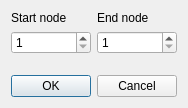
<?xml version="1.0" encoding="UTF-8"?>
<ui version="4.0">
 <class>TwoNodesDialog</class>
 <widget class="QDialog" name="TwoNodesDialog">
  <property name="geometry">
   <rect>
    <x>0</x>
    <y>0</y>
    <width>175</width>
    <height>108</height>
   </rect>
  </property>
  <property name="windowTitle">
   <string>Select two nodes</string>
  </property>
  <property name="locale">
   <locale language="English" country="UnitedStates"/>
  </property>
  <layout class="QVBoxLayout" name="verticalLayout">
   <item>
    <layout class="QGridLayout" name="gridLayout">
     <item row="0" column="0">
      <widget class="QLabel" name="lblStart">
       <property name="text">
        <string>Start node</string>
       </property>
      </widget>
     </item>
     <item row="0" column="1">
      <widget class="QLabel" name="lblEnd">
       <property name="text">
        <string>End node</string>
       </property>
      </widget>
     </item>
     <item row="1" column="0">
      <widget class="QSpinBox" name="sbStart">
       <property name="minimum">
        <number>1</number>
       </property>
      </widget>
     </item>
     <item row="1" column="1">
      <widget class="QSpinBox" name="sbEnd">
       <property name="minimum">
        <number>1</number>
       </property>
      </widget>
     </item>
    </layout>
   </item>
   <item>
    <spacer name="verticalSpacer">
     <property name="orientation">
      <enum>Qt::Vertical</enum>
     </property>
     <property name="sizeHint" stdset="0">
      <size>
       <width>20</width>
       <height>40</height>
      </size>
     </property>
    </spacer>
   </item>
   <item>
    <widget class="QDialogButtonBox" name="buttonBox">
     <property name="orientation">
      <enum>Qt::Horizontal</enum>
     </property>
     <property name="standardButtons">
      <set>QDialogButtonBox::Cancel|QDialogButtonBox::Ok</set>
     </property>
    </widget>
   </item>
  </layout>
 </widget>
 <resources/>
 <connections>
  <connection>
   <sender>buttonBox</sender>
   <signal>accepted()</signal>
   <receiver>TwoNodesDialog</receiver>
   <slot>accept()</slot>
   <hints>
    <hint type="sourcelabel">
     <x>248</x>
     <y>254</y>
    </hint>
    <hint type="destinationlabel">
     <x>157</x>
     <y>274</y>
    </hint>
   </hints>
  </connection>
  <connection>
   <sender>buttonBox</sender>
   <signal>rejected()</signal>
   <receiver>TwoNodesDialog</receiver>
   <slot>reject()</slot>
   <hints>
    <hint type="sourcelabel">
     <x>316</x>
     <y>260</y>
    </hint>
    <hint type="destinationlabel">
     <x>286</x>
     <y>274</y>
    </hint>
   </hints>
  </connection>
 </connections>
</ui>
